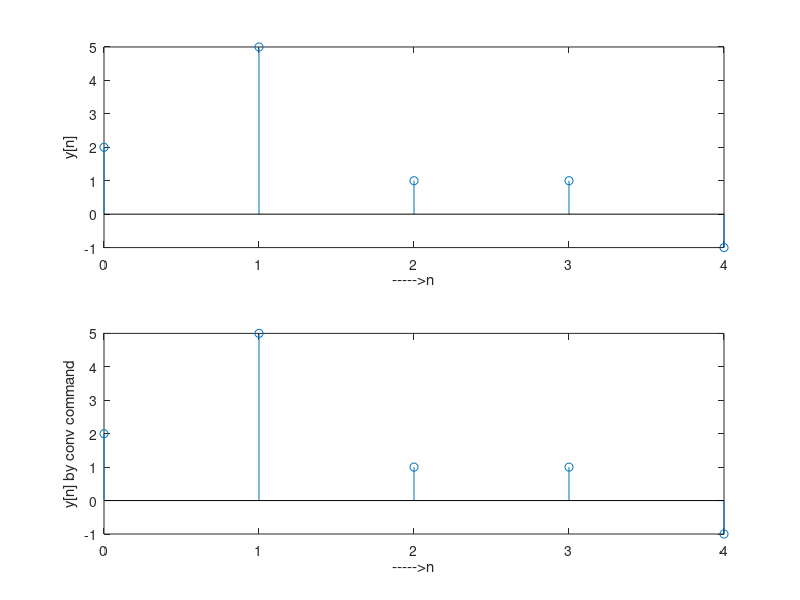

Write the MATLAB code that produced this figure.
clear all
clc

n = -12:1:12;

h_n=[1 2 -1];
g_n=[2 1 1];
L1=length(h_n);
L2=length(g_n);
L3= L1+L2-1;

h1=[h_n zeros(1, L2)];
g1=[g_n zeros(1, L1)];
y= zeros(1, L3);

for i=1:L3
    y(i)=0;
    for j=1:L1
        if(i-j+1>0)
            
            y(i)=y(i)+h1(j)*g1(i-j+1);
        end
    end
    n2(i)=i-1;
end 

y1=conv(h_n, g_n);

subplot(2,1,1), stem(n2, y);
ylabel('y[n]');
xlabel('----->n');

subplot(2,1,2), stem(n2, y1);
ylabel('y[n] by conv command');
xlabel('----->n');

